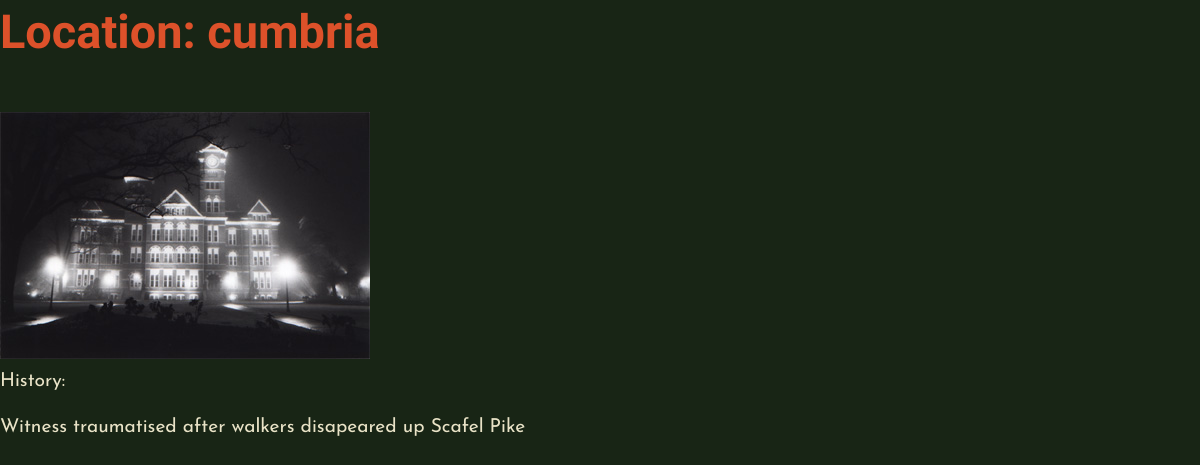
The app's page /locations/11/ with its own data.
### jaegerserver/models.py (models this page shows, shortened)
class Location(models.Model):
    sighting = models.ForeignKey(Sighting, on_delete=models.CASCADE)
    location = models.CharField(max_length=50)
    history = models.CharField(max_length=1000, default="GAREASDFASDAFASDFF")

### jaegerserver/views.py (the view)
# urls.py: path('locations/<int:location_id>/', views.locations_detail, name="location_details")
def locations_detail(request, location_id):
    context = {"location": Location.objects.get(pk=location_id)}
    return render(request, "jaegerserver/location_detail.html", context)

### jaegerserver/templates/jaegerserver/location_detail.html
{% extends "base.html" %}
{% load static %}
{% block css %}
<link rel="stylesheet" type="text/css" href="{% static 'jaegerserver/app.css' %}">
{% endblock %}
{% block title %}{{location.location}}{% endblock %}{% block content %}
<div className="locationWrapper">
    <div className="locationTitle">
        <h1>Location: {{location.location|lower}}</h1>
    </div>
    <img src="{% static 'jaegerserver/miskatonic.jpg' %}">
    <p>History:</p>
    <p>{{location.history}}</p>
</div>
{% endblock %}

### jaegerserver/static/jaegerserver/app.css (style rules this page uses)
* { box-sizing: border-box; }
body { margin: 0; line-height: 1.4; font-family: 'Josefin Sans', sans-serif; background: var(--darkBkgd); color: var(--lightFont); -webkit-font-smoothing: antialiased; -moz-osx-font-smoothing: grayscale; }
h1, h2, h3, h4, h5, h6 { font-family: 'IM Fell English SC', serif; margin: 0; color: var(--orangeAccent); padding-bottom: 1em; }
p { margin: 0; padding-bottom: 1em; }
:root { --darkBkgd: #182515; --lightBkgd: #e9e3c7; --orangeAccent: #dd512a; --greenAccent: #24391e; --darkerOrange: #df3f12; --darkerGreen: #182515; --lightFont: #e9e3c7; --darkFont: #070804; }
h1 { font-size: 2.441rem; }
@media (min-width: 1000px) { html { font-size: 1.2rem; } }

### records on screen
Location: location "cumbria", history "Witness traumatised after walkers disapeared up Scafel Pike"
